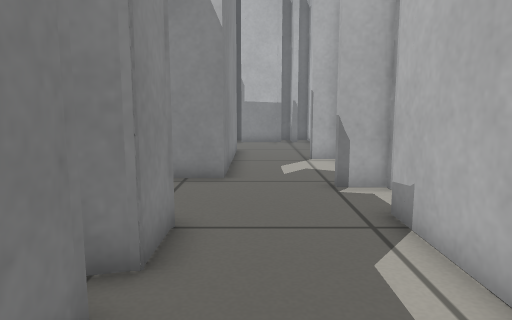
[1] (above)

20 first-person views from a walk through a robot-simulator world made for Gazebo. The camera is 0.5 m above the floor, tilts 8° down and sees 70° across. The floor is counted in squares, 0.25 m on a side. Each view is taken from the middle of a square. On the plan, view 1 faces up. The plan holds only what a view shows up to about 19 squares ahead; the rest is blank.

[2]
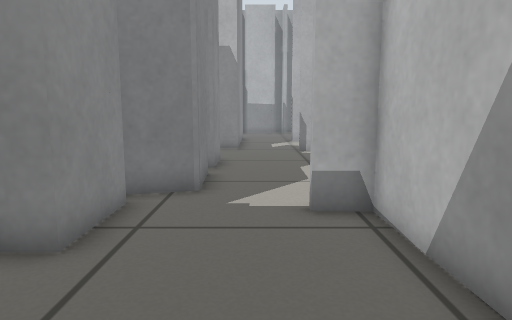

[3]
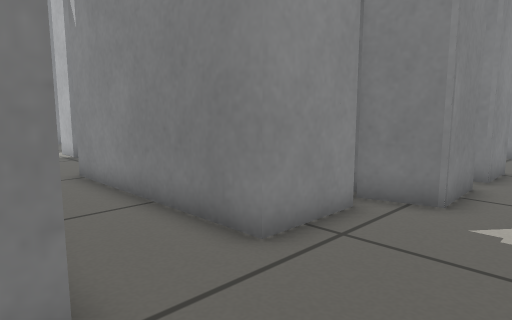

[4]
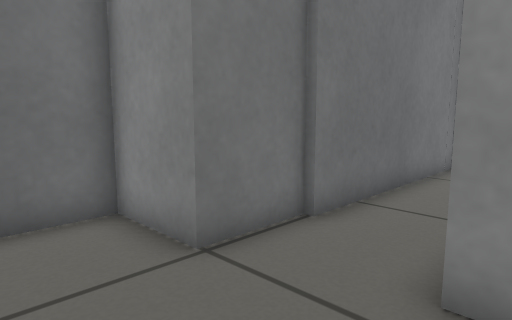

[5]
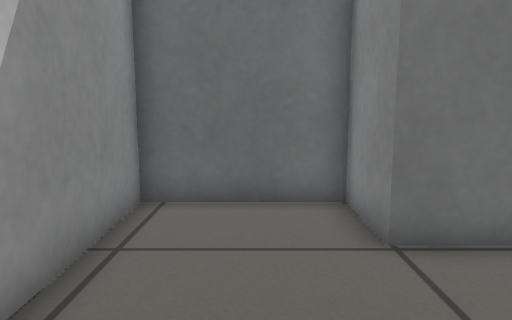

[6]
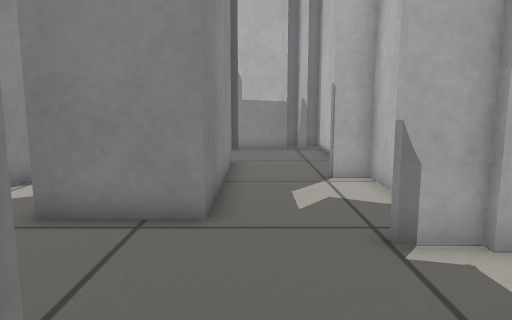

[7]
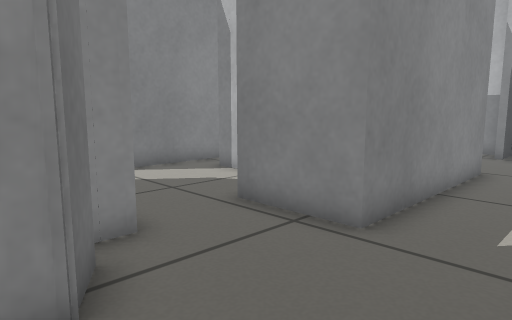

[8]
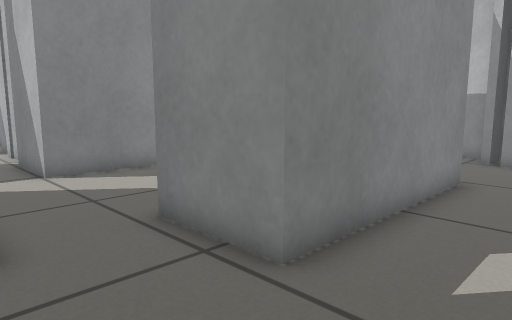

[9]
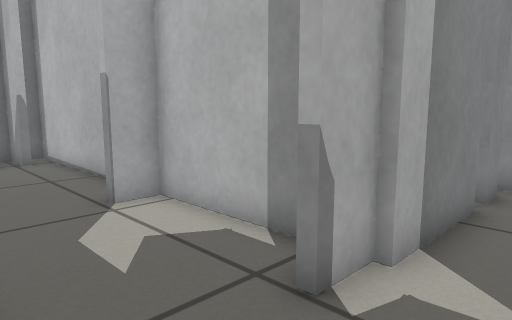

[10]
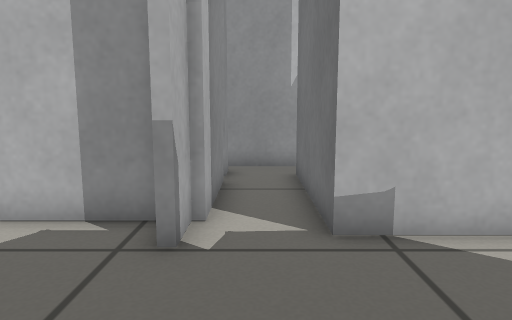

[11]
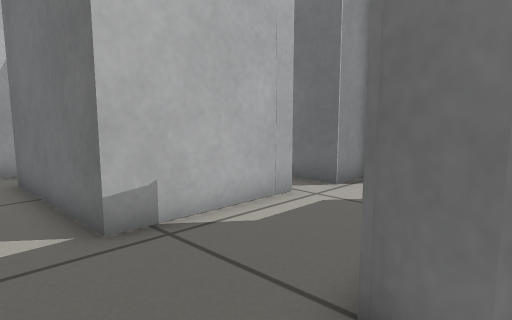

[12]
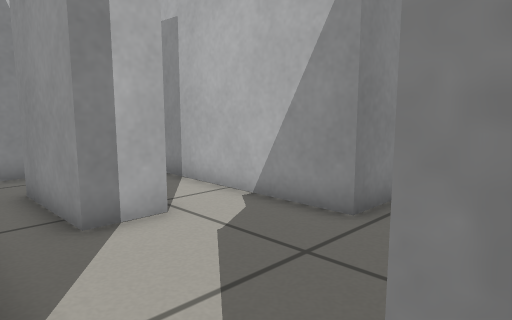

[13]
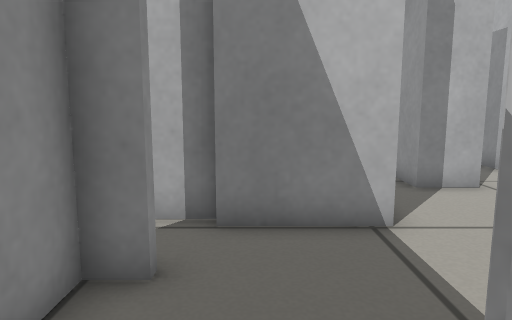

[14]
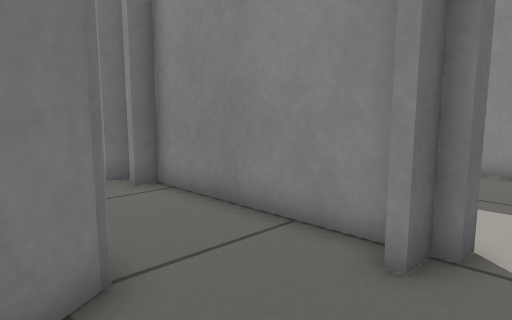

[15]
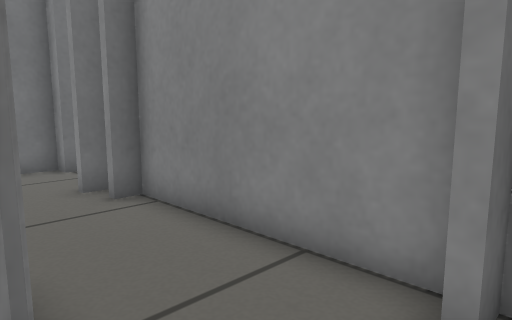

[16]
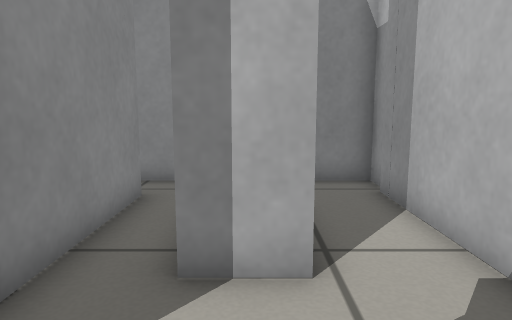

[17]
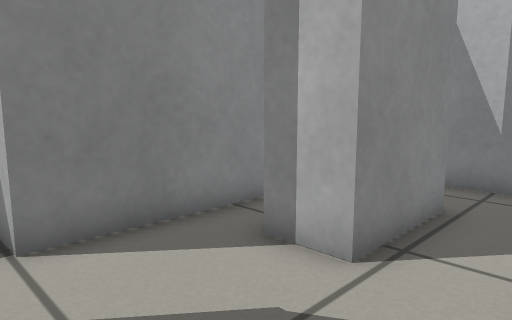

[18]
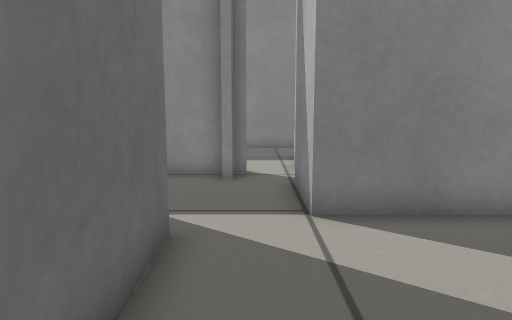

[19]
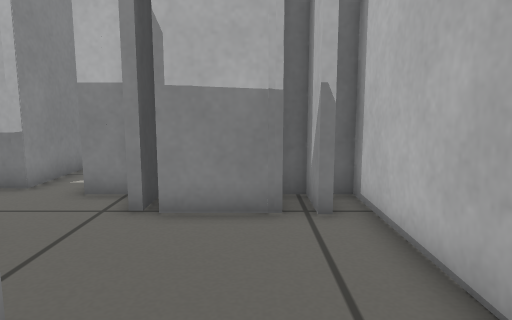

[20]
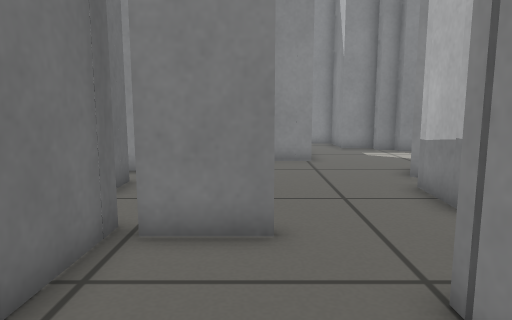

### Floor plan
Ten units are one square. View 1 is at (0, 0); x grows to the right and y downward. Boxes are objects, and circles mark ways between rooms. Rooms are numbered by the first view taken in them; rooms with no view inside come last. Other rooms are left out.
<svg viewBox="-155 -250 256 342">
<path fill="none" stroke="#000" d="M-45 61 -19 61 -19 87 25 87 23 11 10 11M-27 4 -27 31 -104 31M-14 -8 -32 -3M-121 59 -44 59M34 -97 34 -145 23 -145 23 -149M34 -92 20 -92 20 -95M33 -174 33 -234M-40 -177 -9 -176 -9 -104 -40 -104M-35 -78 -35 -69M-14 -60 -14 -43 -21 -41M70 -89 33 -89M-35 -204 -35 -181M16 -218 -9 -218M-12 -220 -16 -220M88 -89 76 -89M-15 -29 -14 -8M-18 -234 -31 -234M26 -21 26 -68 80 -68M96 -64 96 -91M-47 -240 -72 -241M23 8 22 -7 38 -8M-26 -67 -14 -60M-140 -80 -140 -12 -133 -12M-140 -87 -140 -83 -131 -83M-138 31 -138 39 -126 39M-116 -100 -128 -100M-126 -104 -150 -104M-107 -60 -94 -67M-131 -80 -140 -80M-86 -71 -86 -76M-40 -104 -40 -177M-86 -76 -47 -77M-63 -166 -63 -131 -79 -131 -79 -165 -69 -165M-96 -174 -96 -100 -116 -100M-38 -181 -38 -190 -103 -190"/>
<circle cx="5" cy="-5" r="3" fill="#2a7"/>
<circle cx="-40" cy="-90" r="3" fill="#2a7"/>
<circle cx="-105" cy="-85" r="3" fill="#2a7"/>
<text x="-30" y="40">1</text>
<text x="0" y="-130">2</text>
<text x="-120" y="-30">3</text>
<text x="-80" y="-120">4</text>
</svg>
Room 1 opens to room 2. Room 2 opens to room 4. Room 3 opens to room 4.

Where each view was taken, in squares from view 1:
view 1: 0 up, 0 right, facing up
view 2: 8 down, 0 right, facing up
view 3: 7 down, 1 right, facing up-left
view 4: 2 down, 1 right, facing down-left
view 5: 1 down, 0 right, facing down
view 6: 4 up, 0 right, facing up
view 7: 5 up, 2 right, facing up-left
view 8: 7 up, 2 right, facing up-left
view 9: 7 up, 1 left, facing up-right
view 10: 8 up, 3 left, facing right
view 11: 9 up, 3 left, facing down-right
view 12: 7 up, 10 left, facing up-right
view 13: 4 up, 12 left, facing up
view 14: 10 up, 9 left, facing down-left
view 15: 9 up, 10 left, facing down-left
view 16: 9 up, 7 left, facing up
view 17: 9 up, 4 left, facing up-left
view 18: 9 up, 3 left, facing left
view 19: 15 up, 1 right, facing up
view 20: 20 up, 2 right, facing left
